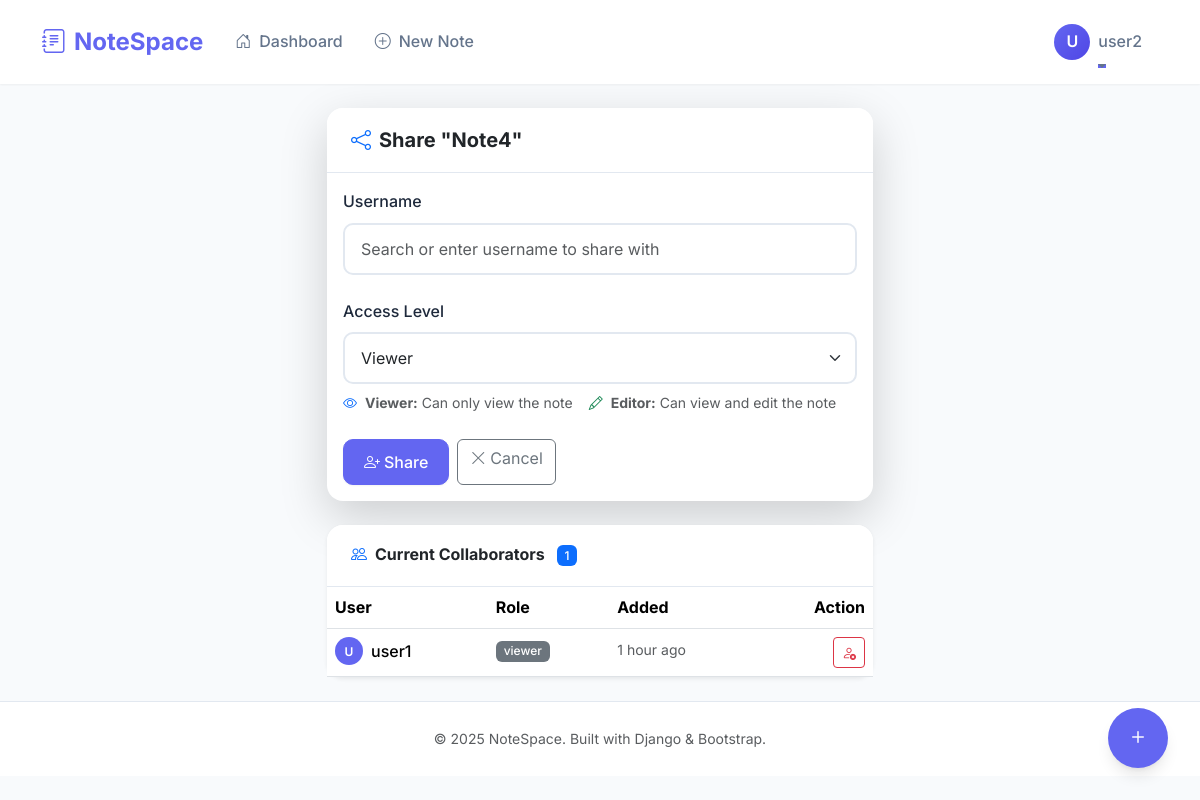
The app's page /notes/6/share/ (signed in) with its own data.
### core/models.py (models this page shows, shortened)
class Note(models.Model):
    title = models.CharField(max_length=255)
    content = models.TextField(blank=True, default='')
    owner = models.ForeignKey(User, on_delete=models.CASCADE, related_name='notes')
    created_at = models.DateTimeField(auto_now_add=True)
    updated_at = models.DateTimeField(auto_now=True)
    class Meta:
        ordering = ['-updated_at']

class SharedAccess(models.Model):
    ROLE_CHOICES = [
        ('viewer', 'Viewer'),
        ('editor', 'Editor'),
    ]
    note = models.ForeignKey(Note, on_delete=models.CASCADE, related_name='shared_access')
    user = models.ForeignKey(User, on_delete=models.CASCADE, related_name='shared_notes')
    role = models.CharField(max_length=10, choices=ROLE_CHOICES, default='viewer')
    created_at = models.DateTimeField(auto_now_add=True)
    class Meta:
        unique_together = ['note', 'user']
        ordering = ['-created_at']

### core/views.py (the view)
# urls.py: path('notes/<int:pk>/share/', views.note_share, name='note_share'),
@login_required
def note_share(request, pk):
    note = get_object_or_404(Note, pk=pk)
    if note.owner != request.user:
        messages.error(request, 'Only the owner can share this note.')
        return redirect('note_detail', pk=pk)
    if request.method == 'POST':
        form = ShareNoteForm(request.POST)
        if form.is_valid():
            username = form.cleaned_data['username']
            role = form.cleaned_data['role']
            try:
                user = User.objects.get(username=username)
            except User.DoesNotExist:
                messages.error(request, 'User not found.')
                return redirect('note_detail', pk=pk)
            except User.MultipleObjectsReturned:
                messages.error(request, 'Multiple users found with this username. Please contact support.')
                return redirect('note_detail', pk=pk)
            if user == request.user:
                messages.warning(request, 'You cannot share a note with yourself.')
            else:
                shared, created = SharedAccess.objects.update_or_create(
                    note=note,
                    user=user,
                    defaults={'role': role}
                )
                ActivityLog.objects.create(
                    note=note,
                    user=request.user,
                    action='shared',
                    details=f'Shared with {username} as {role}'
                )
                if created:
                    messages.success(request, f'Note shared with {username} as {role}.')
                else:
                    messages.success(request, f'Updated {username}\'s access to {role}.')
            return redirect('note_detail', pk=pk)
    else:
        form = ShareNoteForm()
    collaborators = SharedAccess.objects.filter(note=note).select_related('user')
    return render(request, 'core/note_share.html', {
        'note': note,
        'form': form,
        'collaborators': collaborators
    })

### core/forms.py (shortened to what this page needs)
class ShareNoteForm(forms.Form):
    username = forms.CharField(
        max_length=150,
        widget=forms.TextInput(attrs={
            'class': 'form-control',
            'placeholder': 'Search or enter username to share with',
            'autocomplete': 'off',
            'id': 'id_username_search'
        })
    )
    role = forms.ChoiceField(
        choices=SharedAccess.ROLE_CHOICES,
        widget=forms.Select(attrs={'class': 'form-select'})
    )

### core/templates/core/note_share.html (shortened to what this page needs)
{% extends 'core/base.html' %}
{% block content %}
<div class="row justify-content-center">
    <div class="col-lg-6">
        <div class="card border-0 shadow-lg mb-4 interactive-hover" style="animation: fadeInUp 0.5s ease;">
            <div class="card-header bg-white">
                <h5 class="mb-0 fw-bold">
                    <i class="bi bi-share me-2 text-primary"></i>Share "{{ note.title }}"
                </h5>
            </div>
            <div class="card-body">
                <form method="post">
                    <div class="mb-4">
                        <label class="form-label fw-medium">Username</label>
                        <div class="position-relative">
                            {{ form.username }}
                        </div>
                    </div>
                    <div class="mb-4">
                        <label class="form-label fw-medium">Access Level</label>
                        {{ form.role }}
                        <div class="form-text mt-2">
                            <div class="d-flex gap-3">
                                <span>
                                    <i class="bi bi-eye text-primary me-1"></i>
                                    <strong>Viewer:</strong> Can only view the note
                                </span>
                                <span>
                                    <i class="bi bi-pencil text-success me-1"></i>
                                    <strong>Editor:</strong> Can view and edit the note
                                </span>
                            </div>
                        </div>
                    </div>
                    <div class="d-flex gap-2">
                        <button type="submit" class="btn btn-primary">
                            <i class="bi bi-person-plus me-1"></i>Share
                        </button>
                        <a href="{% url 'note_detail' note.pk %}" class="btn btn-outline-secondary">
                            <i class="bi bi-x-lg me-1"></i>Cancel
                        </a>
                    </div>
                </form>
            </div>
        </div>
        <div class="card border-0 shadow-sm interactive-hover">
            <div class="card-header bg-white">
                <h6 class="mb-0 fw-bold">
                    <i class="bi bi-people me-2 text-primary"></i>Current Collaborators
                    <span class="badge bg-primary ms-2">{{ collaborators.count }}</span>
                </h6>
            </div>
            <div class="card-body p-0">
                {% if collaborators %}
                <div class="table-responsive">
                    <table class="table table-hover mb-0">
                        <thead>
                            <tr>
                                <th>User</th>
                                <th>Role</th>
                                <th>Added</th>
                                <th class="text-end">Action</th>
                            </tr>
                        </thead>
                        <tbody>
                            {% for access in collaborators %}
                            <tr>
                                <td>
                                    <div class="d-flex align-items-center gap-2">
                                        <div class="collaborator-avatar" style="width: 28px; height: 28px; font-size: 0.75rem;">
                                            {{ access.user.username|slice:":1"|upper }}
                                        </div>
                                        <span class="fw-medium">{{ access.user.username }}</span>
                                    </div>
                                </td>
                                <td>
                                    <span class="badge bg-{% if access.role == 'editor' %}success{% else %}secondary{% endif %}">
                                        {{ access.role }}
                                    </span>
                                </td>
                                <td>
                                    <small class="text-muted">{{ access.created_at|timesince }} ago</small>
                                </td>
                                <td class="text-end">
                                    <a href="{% url 'note_unshare' note.pk access.user.pk %}" class="btn btn-sm btn-outline-danger" title="Remove">
                                        <i class="bi bi-person-x"></i>
                                    </a>
                                </td>
                            </tr>
                            {% endfor %}
                        </tbody>
                    </table>
                </div>
                {% else %}
                <div class="text-center py-4">
                    <i class="bi bi-people text-muted display-6 mb-2 d-block"></i>
                    <p class="text-muted mb-0">No collaborators yet</p>
                </div>
                {% endif %}
            </div>
        </div>
    </div>
</div>
{% endblock %}

### core/templates/core/base.html (shortened to what this page needs)
<!DOCTYPE html>
<html lang="en">
<head>
    <link href="https://cdn.jsdelivr.net/npm/bootstrap@5.3.2/dist/css/bootstrap.min.css" rel="stylesheet">
    <link href="https://cdn.jsdelivr.net/npm/bootstrap-icons@1.11.1/font/bootstrap-icons.css" rel="stylesheet">
</head>
<body>
    <nav class="navbar navbar-expand-lg navbar-light sticky-top">
        <div class="container">
            <a class="navbar-brand" href="{% url 'dashboard' %}">
                <i class="bi bi-journal-text me-2"></i>NoteSpace
            </a>
            <div class="collapse navbar-collapse" id="navbarNav">
                {% if user.is_authenticated %}
                <ul class="navbar-nav me-auto">
                    <li class="nav-item">
                        <a class="nav-link" href="{% url 'dashboard' %}">
                            <i class="bi bi-house-door me-2"></i>Dashboard
                        </a>
                    </li>
                    <li class="nav-item">
                        <a class="nav-link" href="{% url 'note_create' %}">
                            <i class="bi bi-plus-circle me-2"></i>New Note
                        </a>
                    </li>
                </ul>
                <ul class="navbar-nav align-items-center">
                    <li class="nav-item dropdown">
                        <a class="nav-link dropdown-toggle d-flex align-items-center gap-2" href="#" id="userDropdown" role="button" data-bs-toggle="dropdown">
                            <div class="user-avatar">
                                {{ user.username|slice:":1"|upper }}
                            </div>
                            <span class="d-none d-md-inline">{{ user.username }}</span>
                        </a>
                    </li>
                </ul>
                {% endif %}
            </div>
        </div>
    </nav>
    <main class="py-4 page-content">
        <div class="container">
            {% block content %}{% endblock %}
        </div>
    </main>
    {% if user.is_authenticated %}
    <a href="{% url 'note_create' %}" class="fab" title="Create New Note">
        <i class="bi bi-plus"></i>
    </a>
    {% endif %}
    <footer class="py-4 mt-auto">
        <div class="container text-center text-muted">
            <small>&copy; 2025 NoteSpace. Built with Django & Bootstrap.</small>
        </div>
    </footer>
</body>
</html>

### core/templates/core/base.html (style rules this page uses)
:root { --primary-color: #6366f1; --primary-hover: #4f46e5; --secondary-color: #64748b; --success-color: #22c55e; --danger-color: #ef4444; --warning-color: #f59e0b; --background-color: #f8fafc; --surface-color: #ffffff; --text-primary: #1e293b; --text-secondary: #64748b; --border-color: #e2e8f0; --shadow-sm: 0 1px 2px 0 rgb(0 0 0 / 0.05); --shadow-md: 0 4px 6px -1px rgb(0 0 0 / 0.1), 0 2px 4px -2px rgb(0 0 0 / 0.1); --shadow-lg: 0 10px 15px -3px rgb(0 0 0 / 0.1), 0 4px 6px -4px rgb(0 0 0 / 0.1); --shadow-xl: 0 20px 25px -5px rgb(0 0 0 / 0.1), 0 8px 10px -6px rgb(0 0 0 / 0.1); --transition-fast: 150ms ease; --transition-base: 200ms ease; --transition-slow: 300ms ease; --radius-sm: 6px; --radius-md: 10px; --radius-lg: 16px; --radius-xl: 24px; }
* { margin: 0; padding: 0; box-sizing: border-box; }
body { font-family: 'Inter', -apple-system, BlinkMacSystemFont, sans-serif; background-color: var(--background-color); color: var(--text-primary); line-height: 1.6; min-height: 100vh; }
.navbar { background: rgba(255, 255, 255, 0.95) !important; backdrop-filter: blur(12px); -webkit-backdrop-filter: blur(12px); box-shadow: var(--shadow-sm); padding: 1rem 0; transition: all var(--transition-base); }
.navbar-brand { font-weight: 700; font-size: 1.5rem; color: var(--primary-color) !important; transition: transform var(--transition-base); }
.nav-link { font-weight: 500; color: var(--text-secondary) !important; padding: 0.5rem 1rem !important; border-radius: var(--radius-md); transition: all var(--transition-base); position: relative; }
.nav-link::after { content: ''; position: absolute; bottom: 0; left: 50%; transform: translateX(-50%); width: 0; height: 2px; background: var(--primary-color); transition: width var(--transition-base); }
.btn-primary { background: var(--primary-color); border-color: var(--primary-color); border-radius: var(--radius-md); font-weight: 500; padding: 0.625rem 1.25rem; transition: all var(--transition-base); box-shadow: var(--shadow-sm); }
.fab { position: fixed; bottom: 2rem; right: 2rem; width: 60px; height: 60px; border-radius: 50%; background: var(--primary-color); color: white; border: none; box-shadow: var(--shadow-lg); display: flex; align-items: center; justify-content: center; font-size: 1.5rem; cursor: pointer; transition: all var(--transition-base); z-index: 1000; animation: fabBounceIn 0.5s ease backwards; animation-delay: 0.5s; }
.form-control, .form-select { border-radius: var(--radius-md); border: 2px solid var(--border-color); padding: 0.75rem 1rem; font-size: 1rem; transition: all var(--transition-fast); }
.form-label { font-weight: 500; color: var(--text-primary); margin-bottom: 0.5rem; }
.card { border: none; border-radius: var(--radius-lg); box-shadow: var(--shadow-md); transition: all var(--transition-base); }
.card-header { background: var(--surface-color); border-bottom: 1px solid var(--border-color); padding: 1.25rem 1.5rem; }
.card-header:first-child { border-radius: var(--radius-lg) var(--radius-lg) 0 0; }
.page-content { animation: fadeIn 0.3s ease; }
footer { background: var(--surface-color); border-top: 1px solid var(--border-color); margin-top: auto; }
.interactive-hover { transition: all var(--transition-base); }
.badge { font-weight: 500; padding: 0.35em 0.65em; border-radius: var(--radius-sm); }
.collaborator-avatar { width: 32px; height: 32px; border-radius: 50%; background: var(--primary-color); color: white; display: flex; align-items: center; justify-content: center; font-weight: 600; font-size: 0.85rem; transition: transform var(--transition-fast); }
.user-avatar { width: 36px; height: 36px; border-radius: 50%; background: linear-gradient(135deg, var(--primary-color), var(--primary-hover)); color: white; display: flex; align-items: center; justify-content: center; font-weight: 600; transition: transform var(--transition-fast); }

### records on screen
Note: title "Note4"
SharedAccess: user.username "U", user.username "user1", role "viewer", created_at "1 hour"

### other values on screen
{{ user.username|slice:":1"|upper }} "U"
{{ user.username }} "user2"
{{ collaborators.count }} "1"
